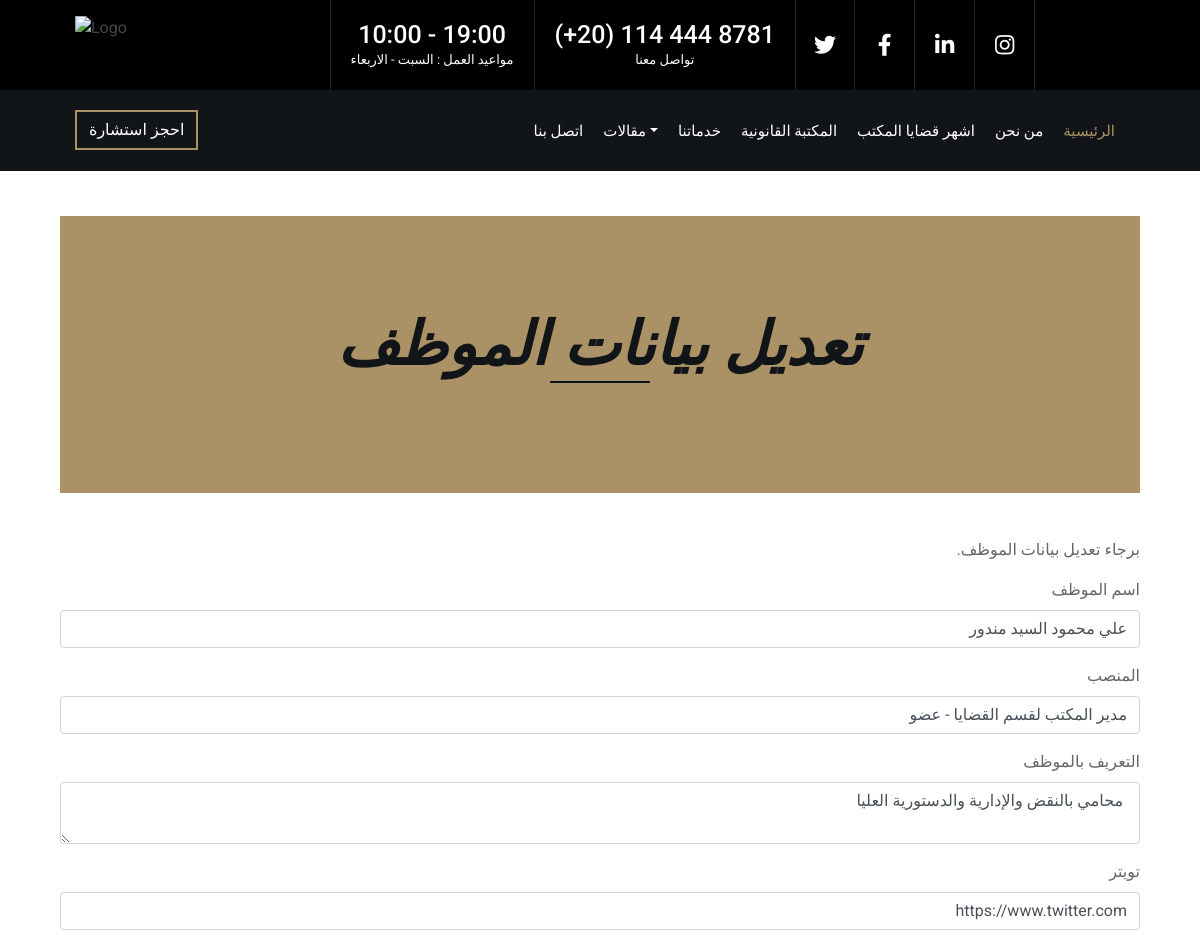
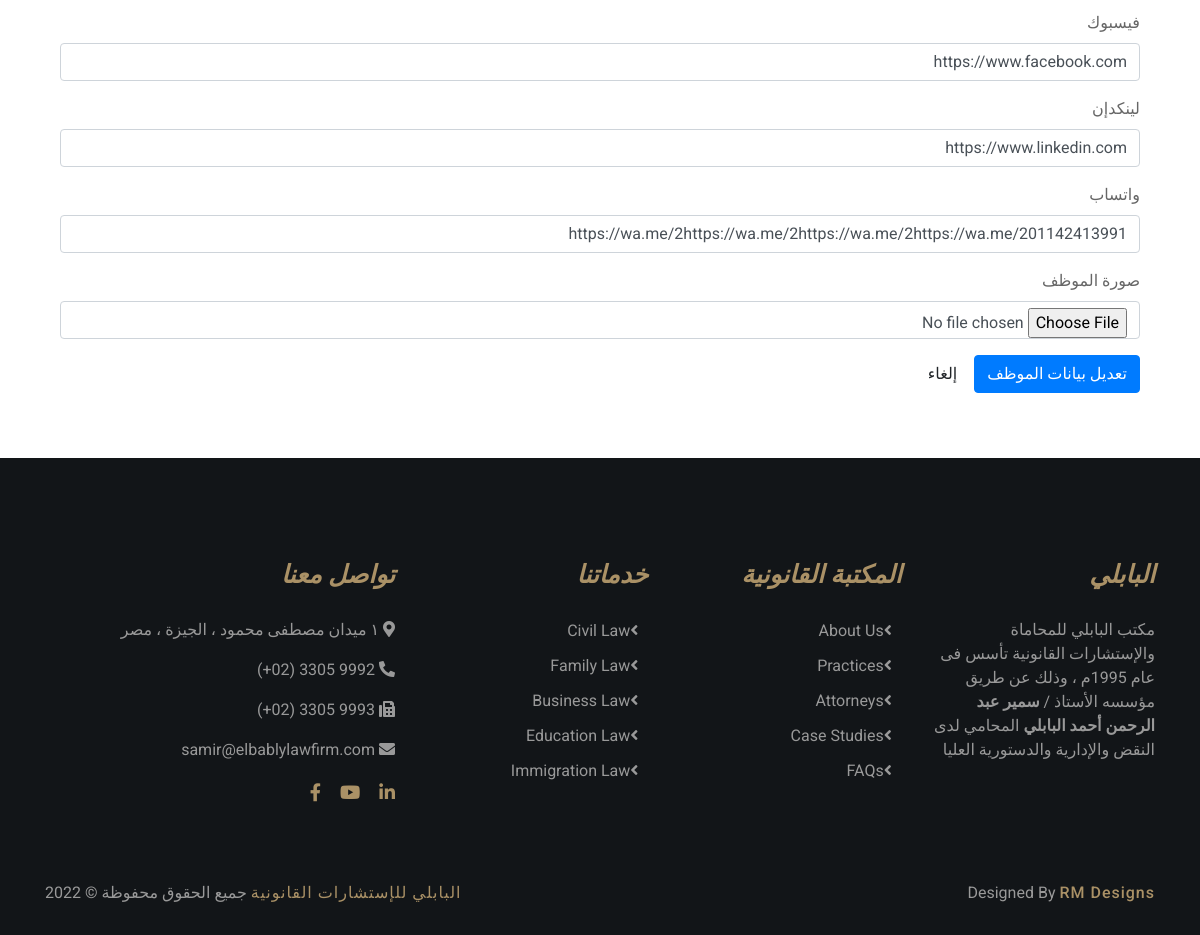
Page /Admin/updateMember.php?id=2 (signed in) on the committed database (2 pictures, top to bottom).
### tables this page shows
CREATE TABLE `members` (
  `ID` int(11) NOT NULL,
  `Name` varchar(255) NOT NULL,
  `bio` varchar(255) NOT NULL,
  `Position` varchar(255) NOT NULL,
  `Twitter` varchar(255) NOT NULL,
  `Facebook` varchar(255) NOT NULL,
  `LinkedIn` varchar(255) NOT NULL,
  `Whatsapp` varchar(255) NOT NULL,
  `Status` int(11) NOT NULL DEFAULT 1,
  `image` varchar(255) NOT NULL
);

### Admin/Model/Member.php (called while the page is built, shortened)
<?php
class Member implements iMember {
    private $name;
    private $bio;
    private $position;
    private $twitter;
    private $facebook;
    private $linkedIn;
    private $whatsapp;
    private $image;
	function setId($id): self {
		return $this;
	}
	function getName() {
		return $this->name;
	}
	function setName($name): self {
		$this->name = $name;
		return $this;
	}
	function getPosition() {
		return $this->position;
	}
	function setPosition($position): self {
		$this->position = $position;
		return $this;
	}
	function getTwitter() {
		return $this->twitter;
	}
	function setTwitter($twitter): self {
		$this->twitter = $twitter;
		return $this;
	}
	function getFacebook() {
		return $this->facebook;
	}
	function setFacebook($facebook): self {
		$this->facebook = $facebook;
		return $this;
	}
	function getLinkedIn() {
		return $this->linkedIn;
	}
	function setLinkedIn($linkedIn): self {
		$this->linkedIn = $linkedIn;
		return $this;
	}
	function getWhatsapp() {
		return $this->whatsapp;
	}
	function setWhatsapp($whatsapp): self {
		$this->whatsapp = $whatsapp;
		return $this;
	}
	function setStatus($status): self {
		return $this;
	}
	function getMember($id) {
        $db = Database::getInstance();
        $conn = $db->getConnection();
        $sql = "select * from members join state on members.status = state.id where members.id = " . $id;
        $res = $conn->query($sql);
        $ArticlesDataSet = $conn->query($sql) or die($conn->error());
        $i = 0;
        $Result = array();
        while ($row = mysqli_fetch_array($ArticlesDataSet)) {
			$Member = new Member();
            $Member->setId($row["ID"]);
            $Member->setName($row["Name"]);
            $Member->setBio($row["bio"]);
            $Member->setPosition($row["Position"]);
            $Member->setTwitter($row["Twitter"]);
            $Member->setFacebook($row["Facebook"]);
            $Member->setLinkedIn($row["LinkedIn"]);
            $Member->setWhatsapp($row["Whatsapp"]);
            $Member->setImage($row["image"]);
            $Member->setStatus($row["Status"]);
            $Member->setStateName($row["StateName"]);
            $Result[$i] = $Member;
            $i++;
        }
        return $Result;
	}
	function getImage() {
		return $this->image;
	}
	function setImage($image): self {
		$this->image = $image;
		return $this;
	}
	function getBio() {
		return $this->bio;
	}
	function setBio($bio): self {
		$this->bio = $bio;
		return $this;
	}
}

### Admin/updateMember.php (the view, shortened to what this page needs)
<?php
if (isset($_GET["id"]) && !empty(trim($_GET["id"]))) {
    require_once "Model/Member.php";
    $member = new Member();
    $Result = $member->getMember(trim($_GET["id"]));
}
?>
<!DOCTYPE html>
<html lang="en">
<head>
 </head>
<body>
<div class="service"style="direction: rtl;">
            <div class="container">
                    <div class="col-md-12" style="text-align: right;">
                        <div class="page-header">
                            <h2 class="">تعديل بيانات الموظف</h2>
                        </div>
                        <p style="text-align: right;">برجاء تعديل بيانات الموظف.</p>
                        <form action="Controller/MemberController.php" method="post" enctype="multipart/form-data" style="text-align: right;">
                            <div class="form-group <?php echo (!empty($name_err)) ? 'has-error' : ''; ?>">
                                <label>اسم الموظف</label>
                                <input type="text" name="name" class="form-control" value="<?php echo $Result[0]->getName(); ?>" >
                            </div>
                            <div class="form-group <?php echo (!empty($law_err)) ? 'has-error' : ''; ?>">
                                <label>المنصب</label>
                                <input type="text" name="pos" class="form-control" value="<?php echo $Result[0]->getPosition(); ?>" >
                            </div>
                            <div class="form-group <?php echo (!empty($bio_err)) ? 'has-error' : ''; ?>">
                                <label>التعريف بالموظف</label>
                                <textarea type="text" name="bio" class="form-control"> <?php echo $Result[0]->getBio(); ?></textarea>
                            </div>
                            <div class="form-group <?php echo (!empty($twitter_err)) ? 'has-error' : ''; ?>">
                                <label>تويتر</label>
                                <input type="text" name="twitter" class="form-control" value="<?php echo $Result[0]->getTwitter(); ?>" ></textarea>
                            </div>
                            <div class="form-group <?php echo (!empty($facebook_err)) ? 'has-error' : ''; ?>">
                                <label>فيسبوك</label>
                                <input type="text" name="facebook" class="form-control" value="<?php echo $Result[0]->getFacebook(); ?>" ></textarea>
                            </div>
                            <div class="form-group <?php echo (!empty($linkedin_err)) ? 'has-error' : ''; ?>">
                                <label>لينكدإن</label>
                                <input type="text" name="linkedin" class="form-control" value="<?php echo $Result[0]->getLinkedIn(); ?>" ></textarea>
                            </div>
                            <div class="form-group <?php echo (!empty($whatsapp_err)) ? 'has-error' : ''; ?>">
                                <label>واتساب</label>
                                <input type="text" name="whatsapp" class="form-control" value="<?php echo $Result[0]->getWhatsapp(); ?>" ></textarea>
                            </div>
                            <div class="form-group">
                                <label>صورة الموظف</label>
                                <input class="form-control" type="file" name="fileToUpload" value="<?php echo $Result[0]->getImage(); ?>" />
                            </div>
                            <input type="submit" class="btn btn-primary" value="تعديل بيانات الموظف" name="updateMember">
                            <a href="../index.php" class="btn btn-default">إلغاء</a>
                        </form>
                    </div>
                </div>
            </div>
</body>
</html>

### css/style.css (style rules this page uses)
body { color: #666666; background: #ffffff; font-family: 'Roboto', sans-serif; font-weight: 400; }
h1, h2, h3, h4, h5, h6 { font-family: 'EB Garamond', serif; font-weight: 600; font-style: italic; color: #121518; }
a { color: #454545; transition: .3s; }
.top-bar { position: relative; height: 90px; background: #000000; }
.top-bar .logo { padding: 15px 0; text-align: left; overflow: hidden; }
.top-bar .logo img { max-width: 100%; max-height: 80px; }
.top-bar .top-bar-right { display: flex; align-items: center; justify-content: flex-end; }
.top-bar .text { display: flex; align-items: center; justify-content: center; flex-direction: column; height: 90px; padding: 0 20px; text-align: center; border-left: 1px solid rgba(255, 255, 255, .15); }
.top-bar .text h2 { color: #ffffff; font-family: 'Roboto', sans-serif; font-weight: 500; font-style: normal; font-size: 25px; margin: 0; }
.top-bar .text p { color: #ffffff; font-size: 13px; margin: 0; }
.top-bar .social { display: flex; height: 90px; font-size: 0; justify-content: flex-end; }
.top-bar .social a { display: flex; align-items: center; justify-content: center; width: 60px; height: 100%; font-size: 22px; color: #ffffff; border-right: 1px solid rgba(255, 255, 255, .15); }
.top-bar .social a:first-child { border-left: 1px solid rgba(255, 255, 255, .15); }
@media (min-width: 992px) { .top-bar { padding: 0 60px; } }
.nav-bar { position: relative; padding: 20px 0; transition: .3s; }
.nav-bar .navbar { height: 100%; padding: 0; }
.navbar-dark .navbar-nav .nav-link, .navbar-dark .navbar-nav .nav-link:focus, .navbar-dark .navbar-nav .nav-link:hover, .navbar-dark .navbar-nav .nav-link.active { padding: 10px 10px 8px 10px; color: #ffffff; }
.navbar-dark .navbar-nav .nav-link:hover, .navbar-dark .navbar-nav .nav-link.active { color: #aa9166; transition: none; }
.nav-bar .btn { color: #ffffff; border: 2px solid #aa9166; border-radius: 0; }
@media (min-width: 992px) { .nav-bar { padding: 20px 60px; } }
@media (min-width: 992px) { .nav-bar, .nav-bar .navbar { background: #121518 !important; } }
@media (min-width: 992px) { .nav-bar a.nav-link { padding: 8px 15px; font-size: 15px; text-transform: uppercase; } }
.page-header { position: relative; margin-bottom: 45px; padding: 90px 0; text-align: center; background: #aa9166; }
.page-header h2 { position: relative; color: #121518; font-size: 60px; font-weight: 700; margin-bottom: 20px; padding-bottom: 5px; }
.page-header h2::after { position: absolute; content: ""; width: 100px; height: 2px; left: calc(50% - 50px); bottom: 0; background: #121518; }
.service { position: relative; width: 100%; padding: 45px 0 15px 0; }
.footer { position: relative; margin-top: 50px; padding-top: 100px; background: #121518; color: #ffffff; }
.footer .footer-about, .footer .footer-link, .footer .footer-contact { position: relative; margin-bottom: 45px; color: #999999; text-align:right; }
.footer .footer-about h2, .footer .footer-link h2, .footer .footer-contact h2 { position: relative; margin-bottom: 30px; font-size: 25px; font-weight: 600; color: #aa9166; }
.footer .footer-link a { display: block; margin-bottom: 10px; color: #999999; transition: .3s; }
.footer .footer-link a::after { position: relative; content: "\f104"; font-family: "Font Awesome 5 Free"; font-weight: 900; margin-right: 10px; }
.footer .footer-social { position: relative; margin-top: 20px; }
.footer .footer-social a { display: inline-block; }
.footer .footer-social a i { margin-right: 15px; font-size: 18px; color: #aa9166; }
.footer .footer-social a:last-child i { margin: 0; }
.footer .copyright { padding: 30px 15px; }
.footer .copyright p { margin: 0; color: #999999; }
.footer .copyright .col-md-6:last-child p { text-align: right; }
.footer .copyright p a { color: #aa9166; font-weight: 500; letter-spacing: 1px; }

### rows in the picture
members: name "علي محمود السيد مندور", pos "مدير المكتب لقسم القضايا - عضو", bio "محامي بالنقض والإدارية والدستورية العليا", twitter "https://www.twitter.com", facebook "https://www.facebook.com", linkedin "https://www.linkedin.com", whatsapp "https://wa.me/2https://wa.me/2https://wa.me/2https://wa.me/201142413991"
